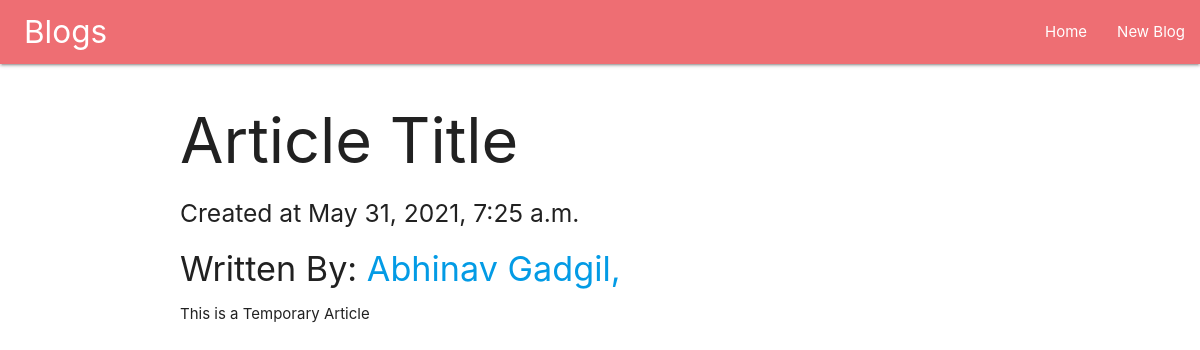
The app's page /article/11 with its own data.
### main/models.py (models this page shows, shortened)
class Article(models.Model):
    title = models.CharField(max_length=256)
    content = models.TextField()
    createdAt = models.DateTimeField(auto_now_add=True)
    authors = models.ManyToManyField('Author')

class Author(models.Model):
    name = models.CharField(max_length=256)
    def __str__(self):
        return self.name

### main/views.py (the view)
# urls.py: path('article/<int:pk>', views.article, name='get_article'),
def article(request, pk):
    article = get_object_or_404(models.Article, pk=pk)
    context = {"article": article}
    return render(request, 'main/article.html', context)

### templates/main/article.html
{% extends 'main/base.html' %}
    {% block content %}
    {% include 'main/nav.html' %}
    <div class="container">
        <h1>{{ article.title }}</h1>
        <h5>Created at {{ article.createdAt }}</h5>
        <h4>
            Written By:
            {% for author in article.authors.all %}
            <a href="{% url 'get_author' author.id %}">
            {{ author }},
            </a>
            {% endfor %}
        </h4>
        <p style="text-align: justify;">
            {{ article.content }}
        </p>
    </div>
    {% endblock %}

### records on screen
Article: title "Article Title", createdAt "May 31, 2021, 7:25 a.m.", content "This is a Temporary Article"
Author: name "Abhinav Gadgil"
